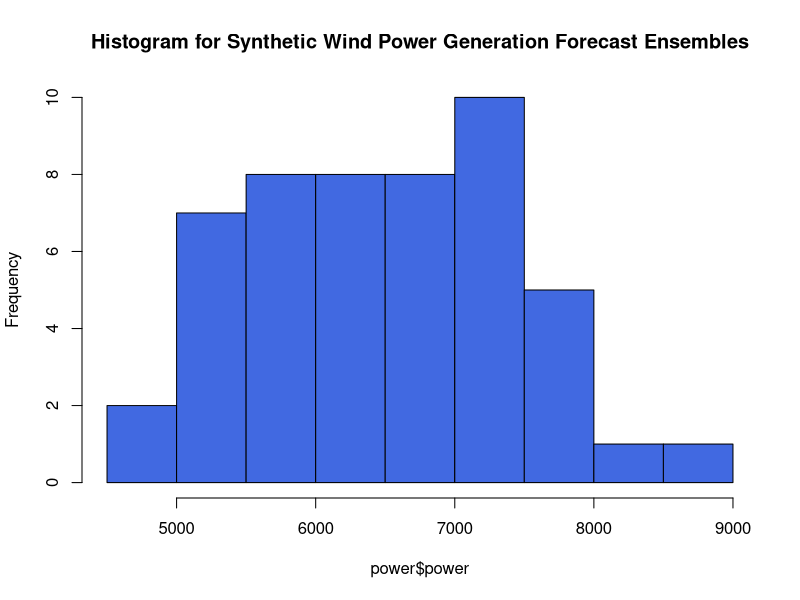
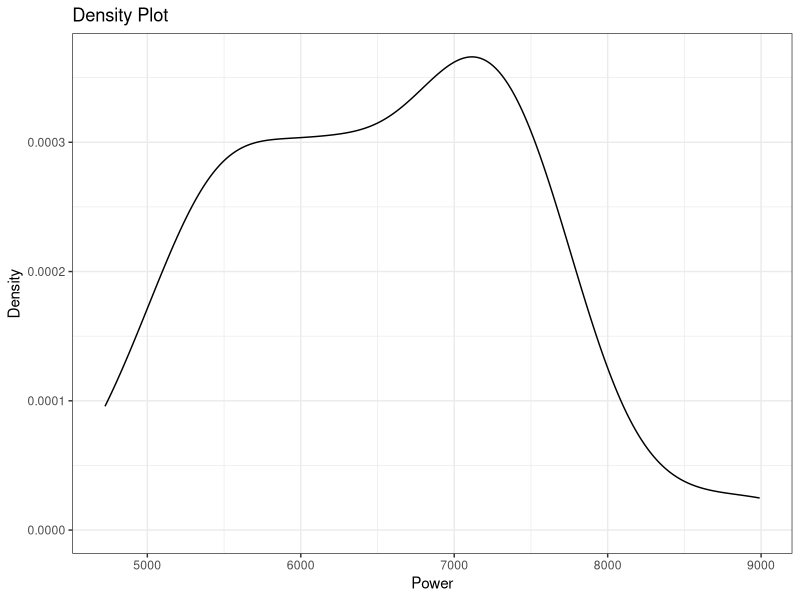
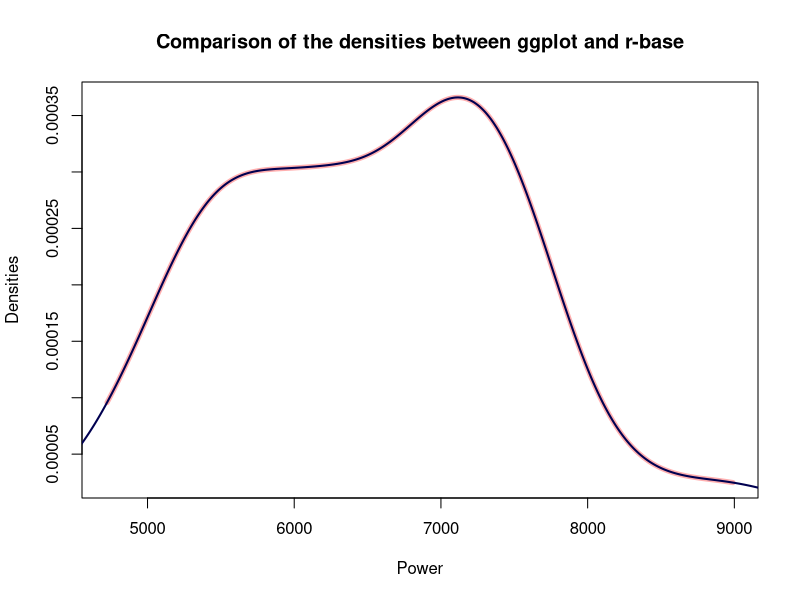
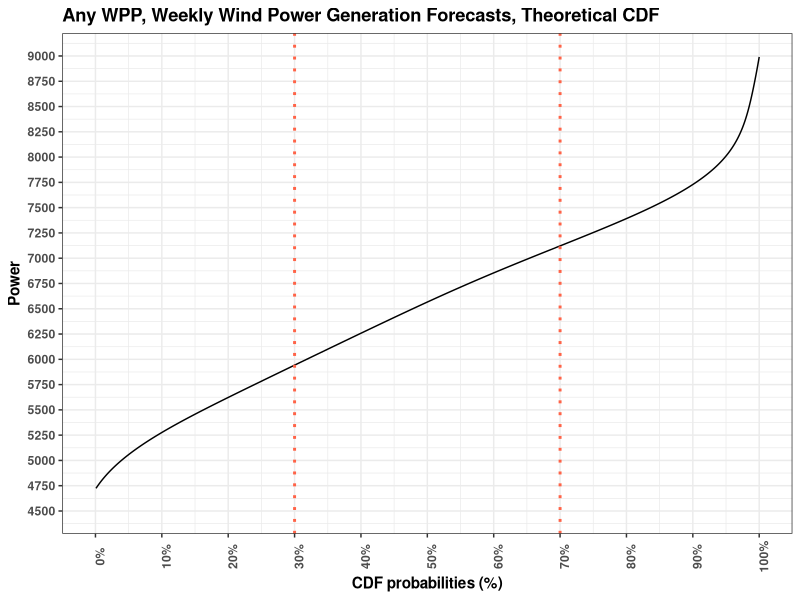
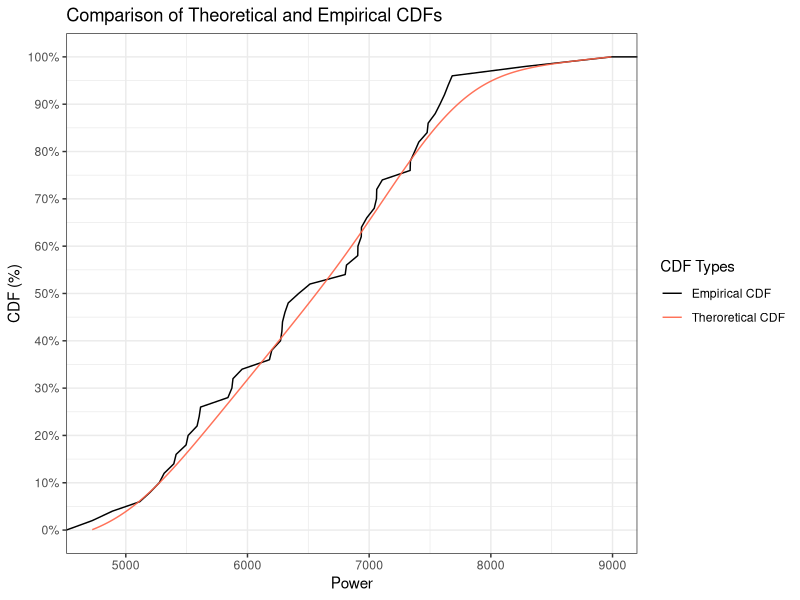

R code for these plots, in order:
## ---- chunk 1
knitr::opts_chunk$set(echo = TRUE)
## ---- chunk 2
#Let's avoid using scientific notation
options(scipen = 999)

# Create a sample power forecast data with 50 ensembles for weekly total power generation of a wind power plant with 100 MWs of installed power and 40% capacity factor 
power = data.frame(power = rnorm(50,mean = 7*24*100*0.4, sd = 1000))
hist(power$power, breaks=12, main = "Histogram for Synthetic Wind Power Generation Forecast Ensembles",col="royalblue")  
## ---- chunk 3
dens = density(power$power)
str(dens)

filled = c()

# Regular Grids?
{for (i in 1:(length(dens$x)-1)) {
  
  filled[i] = diff(dens$x[i:(i+1)])
  
  }

a = c()
for (i in 1:(length(filled)-1)) {
  a[i] = diff(filled[i:(i+1)]) <= 0.000001
}
}
print(all(a))
rm(filled, a)

## ---- chunk 4
library(ggplot2)

# Density plot of the ggplot
(m = ggplot(power, aes(x = power)) + 
    geom_density() +
    theme_bw() +
    labs(x = "Power", y = "Density", title = "Density Plot"))
  

# Take the data of the plot.
p = ggplot_build(m)

## ---- chunk 5
# First, ggplot's densities with red thick line then r's base densities with black thinner line.
plot(p$data[[1]]$x,p$data[[1]]$y, type = "l", col="#FF000050",lwd = 5,
     main = "Comparison of the densities between ggplot and r-base", 
     xlab = "Power",
     ylab = "Densities")
lines(dens$x, dens$y,col="#000050",lwd =2 )

## ---- chunk 6
# Is the total area under the curve is equal to 1?
sum(dens$y)*diff(dens$x[1:2])

## ---- chunk 7
# Extract the data from the output of the ggplot_build()
prob_frcst = p$data[[1]]

# A function to create probabilities for each bin of the density plot.
scaling = function(x) {
  
  (x)/(sum(x))
  
}

prob_frcst$cdf = cumsum(scaling(prob_frcst$density))

## ---- chunk 8
# A function that makes a number rounded towards up or down by a user specified number.
round_it = function(x, roundto, tow = "up") {
  if(tow == "up") {  #Yukar? Yuvarla
    x + (roundto - x %% roundto)
  } else {
    if(tow == "down") {  #Asagi Yuvarla
      x - (x %% roundto)
    }
  }
}

# ggplot function for making easy to visualize the CDFs
plot_cdf =  function(data, prob_1, prob_2, wpp_name) {
  
  minimum = round_it(min(data$x),250,"down")
  maximum = round_it(max(data$x),250,"up")
  
  ggplot(data, aes(x = x, y = cdf)) +
    geom_line() +
    scale_x_continuous(name = "Power", 
                       limits = c(minimum,maximum), 
                       breaks = seq(minimum,maximum,250)) +
    scale_y_continuous(name = "CDF probabilities (%)",
                       limits = c(0,1),
                       breaks = seq(0,1,0.1),
                       labels = scales::percent) +
    ggtitle(paste(wpp_name,"WPP, Weekly Wind Power Generation Forecasts, Theoretical CDF")) +
    theme_bw()+
    theme(text = element_text(face = "bold"),
          axis.text.x = element_text(angle = 90)) +
    geom_hline(yintercept = prob_1, color = "tomato", linetype = "dotted", lwd = 1) +
    geom_hline(yintercept = prob_2, color = "tomato", linetype = "dotted", lwd = 1) +
    coord_flip()
  
}

plot_cdf(prob_frcst, prob_1 = 0.3, prob_2 = 0.7,wpp_name = "Any")
## ---- chunk 9
# A method for extracting the closest CDF to 30% and 70%.
(percent30_i = which.min(abs(prob_frcst$cdf-0.3)))
(percent70_i = which.min(abs(prob_frcst$cdf-0.7)))

percent_index_finder = function(data, prob) {
  
  which.min(abs(data-prob))
  
}

prob_extraction = data.frame(Probabilities = seq(0.1,0.9,0.1), Value = 0)

for (i in (1:nrow(prob_extraction))) {
  
  prob_extraction[i,2] = prob_frcst$x[percent_index_finder(prob_frcst$cdf,prob_extraction[i,1])]
  
}

prob_extraction

## ---- chunk 10
# Comparison plot for the eCDF and theoretical CDFs
ggplot(power, aes(power)) + 
  stat_ecdf(geom = "line", aes(color = "Empirical CDF")) +
  geom_line(data = prob_frcst, aes(x = x, y = cdf, color = "Theroretical CDF"), alpha = 0.9) +
  scale_x_continuous(name = "Power")+
  scale_y_continuous(name = "CDF (%)", labels = scales::percent, breaks = seq(0,1,0.1))+
  ggtitle("Comparison of Theoretical and Empirical CDFs") +
  scale_color_manual(name = "CDF Types", values = c("Empirical CDF" = "black","Theroretical CDF"="tomato")) +
  theme_bw()
  
